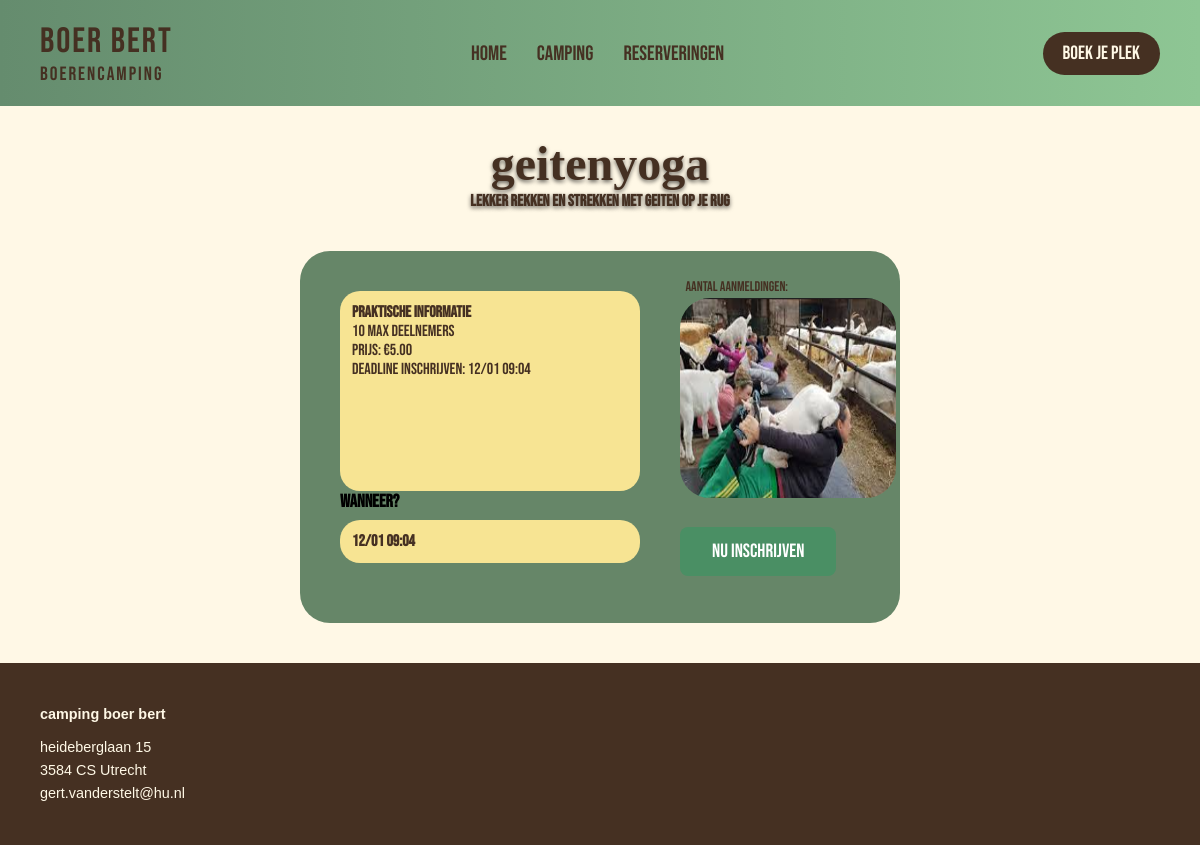
The page /public/activiteit.php?id=4 on the database as committed earlier.
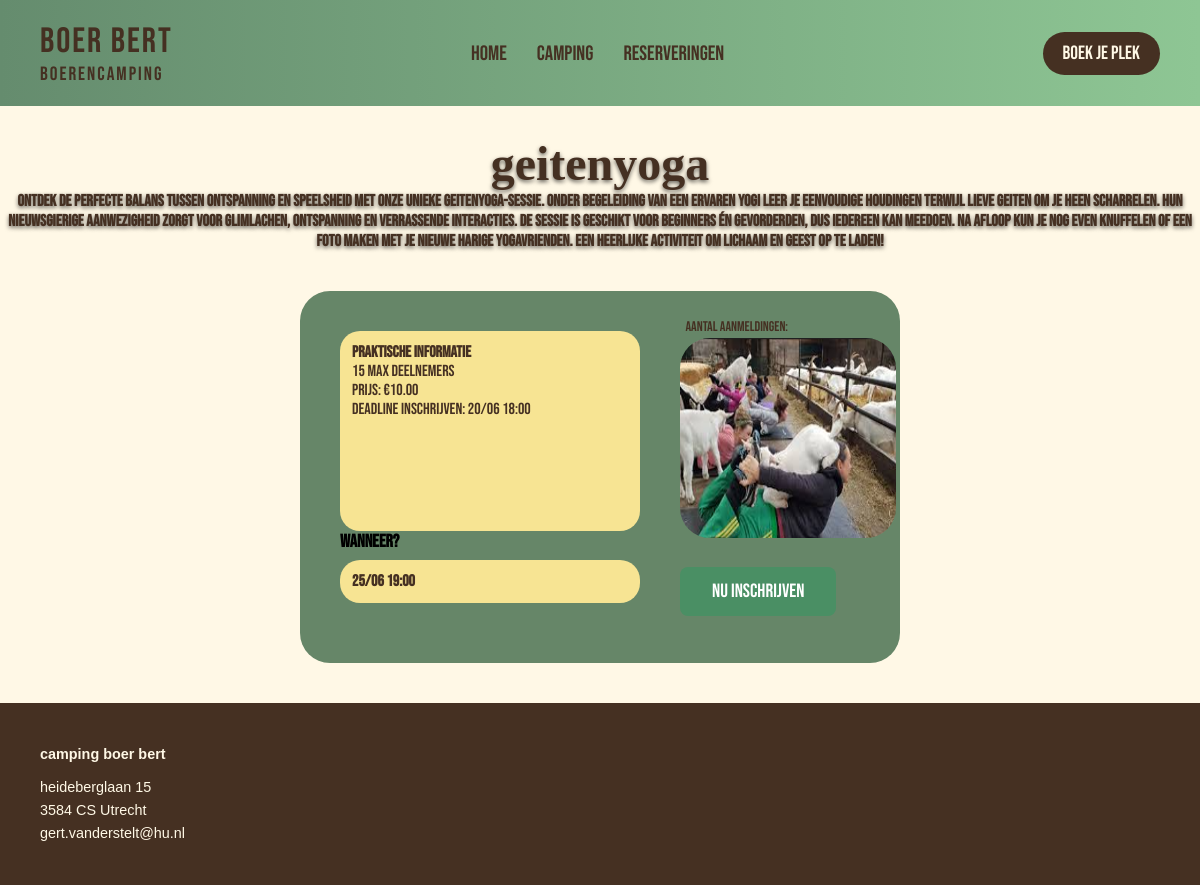
The same page on the database as committed later.
### tables this page shows
CREATE TABLE Activiteiten (
    id INT PRIMARY KEY AUTO_INCREMENT,
    naam VARCHAR(100) NOT NULL,
    titel TEXT,
    beschrijving VARCHAR(1000),
    max_deelnemers INT,
    prijs DECIMAL(10, 2),
    tag VARCHAR(100),
    banner VARCHAR(100)
);

CREATE TABLE ActiviteitTijden (
    id INT PRIMARY KEY AUTO_INCREMENT,
    activiteit_id INT NOT NULL,
    deadline_inschrijven DATETIME NOT NULL,
    starttijd DATETIME NOT NULL,
    eindtijd DATETIME,
    status VARCHAR(20) DEFAULT 'beschikbaar',
    CONSTRAINT fk_activiteit FOREIGN KEY (activiteit_id) REFERENCES Activiteiten(id) ON DELETE CASCADE,
    CONSTRAINT chk_status CHECK (status IN ('beschikbaar', 'vol', 'geannuleerd'))
);

### public/activiteit.php (the view, shortened to what this page needs)
<?php
$server = "localhost";
$gebruiker = "root";
$wachtwoord = "";
$database = "ActiviteitenDB";
$conn = new mysqli($server, $gebruiker, $wachtwoord, $database);
$id = (int)($_GET['id'] ?? 0);
$sql = "
  SELECT
    a.id,
    a.naam,
    a.beschrijving,
    a.max_deelnemers,
    a.prijs,
    t.id AS tijd_id,
    t.deadline_inschrijven,
    t.starttijd,
    t.eindtijd,
    t.status
  FROM Activiteiten a
  LEFT JOIN ActiviteitTijden t
    ON a.id = t.activiteit_id
  WHERE a.id = ?
";
$stmt = $conn->prepare($sql);
$stmt->bind_param("i", $id);
$stmt->execute();
$resultaat = $stmt->get_result();
?>
<!DOCTYPE html>
<html lang="en">
<head>
</head>
<body>
  <?php include __DIR__ . '/../includes/header.php'; ?>
  <?php while ($row = $resultaat->fetch_assoc()) { ?>
    <div class="top-text">
      <h1><?= $row['naam']; ?> </h1>
      <h3 class="subtitle"><?= $row['beschrijving']; ?> </h3>
    </div>
    <div class="container">
      <div class="1">
        <div class="info-box"><b>Praktische informatie</b>
          <p><?= $row['max_deelnemers']; ?> max deelnemers
          <p>
          <p class="prijs">Prijs: €<?= $row['prijs']; ?></p>
          <?php $date = date_create("$row[deadline_inschrijven]");
          ?>
          <p>deadline inschrijven: <?= date_format($date, "d/m H:i") ?></p>
        </div>
        <div class="wanneer">
          <h2>Wanneer?</h2>
        </div>
        <?php $date = date_create("$row[starttijd]");
        ?>
        <div class="inputveld"><b><?= date_format($date, "d/m H:i")  ?></b></div>
      </div>
    <?php }; ?>
    <div class="2">
      <div class="image-section">
        <div class="top-texta">Aantal aanmeldingen:</div>
        <img src="/Porthoes/public/images/geitenyoga.png" alt="Activiteit Afbeelding" width="500px" height="200px">
      </div>
      <a href="reserveer.php?id=1" class="btn">Nu inschrijven</a>
    </div>
    </div>
  <?php include __DIR__ . '/../includes/footer.php'; ?>
</body>
</html>

Rows that differ between the two databases and show on the page:
no longer on this page (row edited): activiteiten: naam "geitenyoga", beschrijving "lekker rekken en strekken met geiten op je rug", max_deelnemers "10", prijs "5.00", date "12/01 09:04"
now on this page (row edited): activiteittijden: activiteit.naam "geitenyoga", activiteit.beschrijving "Ontdek de perfecte balans tussen ontspanning en speelsheid met onze unieke geitenyoga-sessie. Onder begeleiding van een ervaren yogi leer je eenvoudige houdingen terwijl lieve geiten om je heen scharrelen. Hun nieuwsgierige aanwezigheid zorgt voor glimlachen, ontspanning en verrassende interacties. De sessie is geschikt voor beginners én gevorderden, dus iedereen kan meedoen. Na afloop kun je nog even knuffelen of een foto maken met je nieuwe harige yogavrienden. Een heerlijke activiteit om lichaam en geest op te laden!", activiteit.max_deelnemers "15", activiteit.prijs "10.00", deadline_inschrijven "20/06 18:00", starttijd "25/06 19:00"
